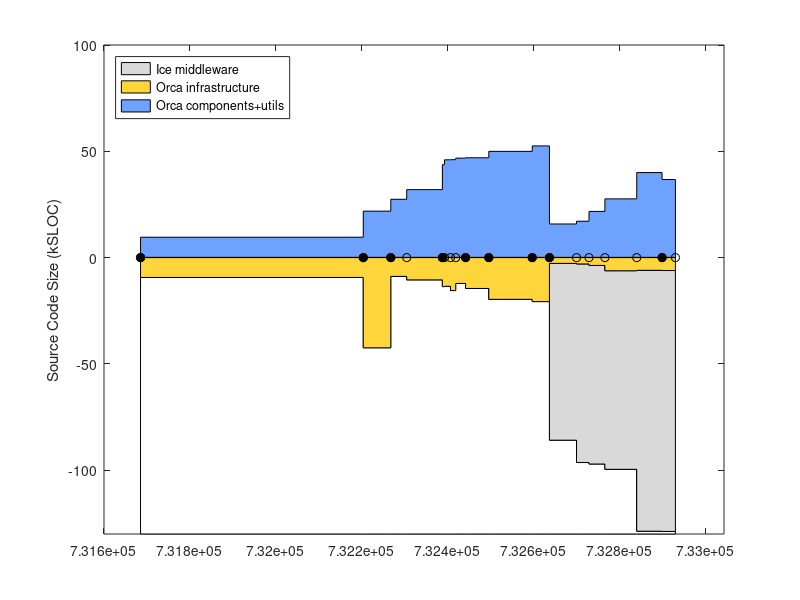

MATLAB code to generate this figure: (Note: this script raises an error after producing the figure.)
% keep track of orca project size using sloccount
clear all

% include/* except: include/{Freeze IceSSL IcePatch2}
% src/{Ice Slice IceGrid icecpp IceStorm slice2cpp IceUtil IceBox IceXML}
Sice212 = [
(7842-1000) + (22093+18419+11499+10568+4392+4200+4252+567+316)
];
Sice301 = [
(8164-1000) + (23018+19384+19169+10596+4479+4343+4308+622+319)
];
% now also add Java:
% src/{IceInternal Ice IceUtil IceBox}
Sice310 = [
(8810-1200) + (24275+20494+22689+10587+4569+4877+4770+667+319) + (13190+6915+1262+493)
];

% for comparison, ASN
Sasn = 90433;

% indeces
iyy=1;
imm=2;
idd=3;
iver=4;
isub=5;
ibase=6;
icomp=7;

Sorca = [ ...
% YY    MM  DD  ?   SUB     BASE        COMP             VERSION
% 0.8.6: a single distro, divide in halves arbitrarily
2003    4   14  1   0       18930/2     18930/2;          % 0.8.6 (last change in doc/ChangeLog
% BASE: orca-base
% COMP: orca-components
2004    9   13  1   0       42543       21726;            % 0.11.0
2004    11  16  1   0       8963        27310;            % 0.12.0
2004    12  23  0   0       10596       31845;            % 0.12.1
2005    3  16   1   0       13767       43576;            % 0.13.0
2005    3  21   0   0       13620       45874;            % 0.13.1
2005    4   4   0   0       15630       45944;            % 0.13.2
2005    4   16  0   0       12283       46666;            % 0.13.3
2005    5   9   1   0       14639       46837;            % 0.14.0
2005    7   2   1   0       19751       49854;            % 0.15.0
2005    10  11  1   0       20818       52408;            % 1.0.0
% BASE: just orcaice + interfaces/slice
% COMP: comp + util - orcaice 
2005    11  20  1   Sice212 2320+530    9226+8781-2320;   % 2.0.0-rc1
2006    1   22  0   Sice301 2511+596    9801+9695-2511;   % 2.0.0-rc2
2006    2   20  0   Sice301 2998+813    9867+14734-2998;  % 2.0.0-rc3
2006    3   29  0   Sice301 5250+1052   14625+18131-5250; % 2.0.0-rc4
2006    6   11  0   Sice310 4985+1116   19999+24867-4985; % 2.0.0-rc5
2006    8   9   1   Sice310 5086+1116   19979+21711-5086  % 2.0.0
];
Vorca ={'0.8.6', '0.11.0', '0.12.0', '0.12.1', '0.13.0', '0.13.1', '0.13.2', '0.13.3', '0.14.0', '0.15.0', '1.0.0', ...
    '2.0.0-rc1', '2.0.0-rc2', '2.0.0-rc3', '2.0.0-rc4', '2.0.0-rc5', '2.0.0' }';

% add a dummy release just for display
Sorca(end+1,:) = Sorca(end,:);
Sorca(end,imm) = Sorca(end,imm)+1;
Sorca(end,iver) = 0;
Vorca{end+1} = 'dummy';

% convert dates
Torca = datenum(Sorca(:,iyy),Sorca(:,imm),Sorca(:,idd));

% 2nd digit releases
i2 = (Sorca(:,iver)==1);
Torca2 = Torca(i2);
Vorca2 = Vorca(i2);

Splayer = [ 
% YY    MM  DD  ?   SUB     BASE                COMP           VERSION
% BASE: (server-drivers)+client_libs
% COMP: drivers + utils
2002    12 04   1  0    (17331-12037)+9188      12037+2685;    % 1.3.1
2003    7  15   1  0    (30452-24334)+12458      24334+3064;    % 1.4rc1
2003    12 07   1  0    (37378-30947)+13110     30947+9633;    % 1.4rc2
2004    5  31   1  0    (49225-42643)+13664     42643+3550;    % 1.5
2004    11 12   1  0    (50758-43190)+13545     43190+4479;    % 1.6
2005    1  31   0  0    (52069-44517)+13576     44517+4662;    % 1.6.2
2005    7  28   0  0    (53348-45686)+14300     45686+5188;    % 1.6.5
% BASE: (libplayercore-./bindings/java/net) + client_libs + (libplayertcp-./bindings/java)
% note: libplayerxdr is autogenerated
% COMP: server + utils
2005    10 25   0  0    (4866-0)+7560+(1391-0)  46474+5725      % 2.0pre7
2006    2  28   1  0    (52739-20157)+8513+(2740-1291)  48764+5940 % 2.0.0
2006    3  25   1  0    (53957-20592)+8909+(2740-1291)  47069+5964 % 2.0.1
2006    6  9    1  0    (56741-21756)+9575+(2767-1319)  51983+9438 % 2.0.2
];
Tplayer = datenum(Splayer(:,1),Splayer(:,2),Splayer(:,3));

%  Player v. 2.0.2
%  56741   libplayercore   cpp=33113,java=21756,ansic=1692,python=180
%  51983   server          cpp=42391,ansic=9592
%  9575    client_libs     ansic=5053,cpp=4300,python=222
%  9438    utils           ansic=5310,cpp=3971,python=157
%  8357    top_dir         sh=8357
%  7053    libplayerxdr    ansic=6840,python=213
%  2849    rtk2            ansic=2849
%  2767    libplayertcp    cpp=2383,java=284,ansic=100
%  1352    examples        cpp=1277,ansic=75
%  237     replace         ansic=237
%  205     libplayerjpeg   ansic=205
%  22      doc             sh=19,php=3
%  0       config          (none)

Smax = 130;
d0 = [Torca Torca]'; d0=d0(:); d0(1)=[];
d1 = Smax-Sorca(:,isub)-Sorca(:,ibase); d1 = [d1 d1]'; d1=d1(:); d1(end)=[];
d2 = Sorca(:,isub); d2 = [d2 d2]'; d2=d2(:); d2(end)=[];
d3 = Sorca(:,ibase); d3 = [d3 d3]'; d3=d3(:); d3(end)=[];
d4 = Sorca(:,icomp); d4 = [d4 d4]'; d4=d4(:); d4(end)=[];

figure(1), clf
ha=area( d0, [d1 d2 d3 d4]/1e3, -Smax ); hold on
plot( Torca, 0*Torca, 'k-o' )
h2=plot( Torca2, 0*Torca2, 'ko' );
set(h2,'markerfacecolor','k')
ylabel('Source Code Size (kSLOC)')

set(ha(1),'facecolor',1*[1 1 1]);
set(ha(2),'facecolor',.85*[1 1 1]);
set(ha(3),'facecolor',min(255,[255 153 0]+60)/255);
set(ha(4),'facecolor',min(255,[51 102 255]+60)/255);
ha(1)=[];
legend(ha,'Ice middleware','Orca infrastructure','Orca components+utils', 'Location','NorthWest')
%  xlim(datenum([2004;2005],[7;7],[1;1]) )
ylim([-Smax 100])
ax=axis;
xlim( [ax(1) datenum([2006 12 31])] )
ax=axis;
% label releases
mark('x', Torca2 )
i2odd = (1:2:length(Torca2));
ht = text(Torca2(i2odd)+5,.04*ax(4)*ones(length(i2odd),1),Vorca2(i2odd));
set(ht,'fontsize',8)
i2even = (2:2:length(Torca2));
ht = text(Torca2(i2even)+5,.08*ax(4)*ones(length(i2even),1),Vorca2(i2even));
set(ht,'fontsize',8)
datetick( 'x', 12 )
hp = plot( Tplayer, -Splayer(:,ibase)/1e3, 'k--o', Tplayer, Splayer(:,icomp)/1e3, 'k--o' );
set(hp, 'color', .5*[1 1 1] )
hpt = text( Tplayer(2), -Splayer(2,ibase)/1e3-8, 'Player infrastructure');
set(hpt, 'color', .5*[1 1 1] )
hpt = text( Tplayer(2), Splayer(2,icomp)/1e3-5, 'Player "components+utils"');
set(hpt, 'color', .5*[1 1 1] )
%mark('y', Dasn(1,1)/1e3 );
%text( datenum([2003 5 1]), Dasn(1,1)/1e3, 'ASN')
xlabel('Releases')
title('orca-robotics.sf.net')

ht=text(datenum(2003,7,1),-Smax+10, '* generated using David A. Wheeler`s SLOCCount' );
set(ht,'fontsize',8)

return
wpos = get(gcf,'position')
ppos = get(gcf,'paperposition')
ppos(4) = wpos(4) * ppos(3)/wpos(3);
ppos
set(gcf,'paperposition', ppos );
print -dpng 'release_sloc_hist'

set(gca,'xtick',Torca2, 'xticklabel', v2)
mark('x',2005)
text(2005,0,'2005')
